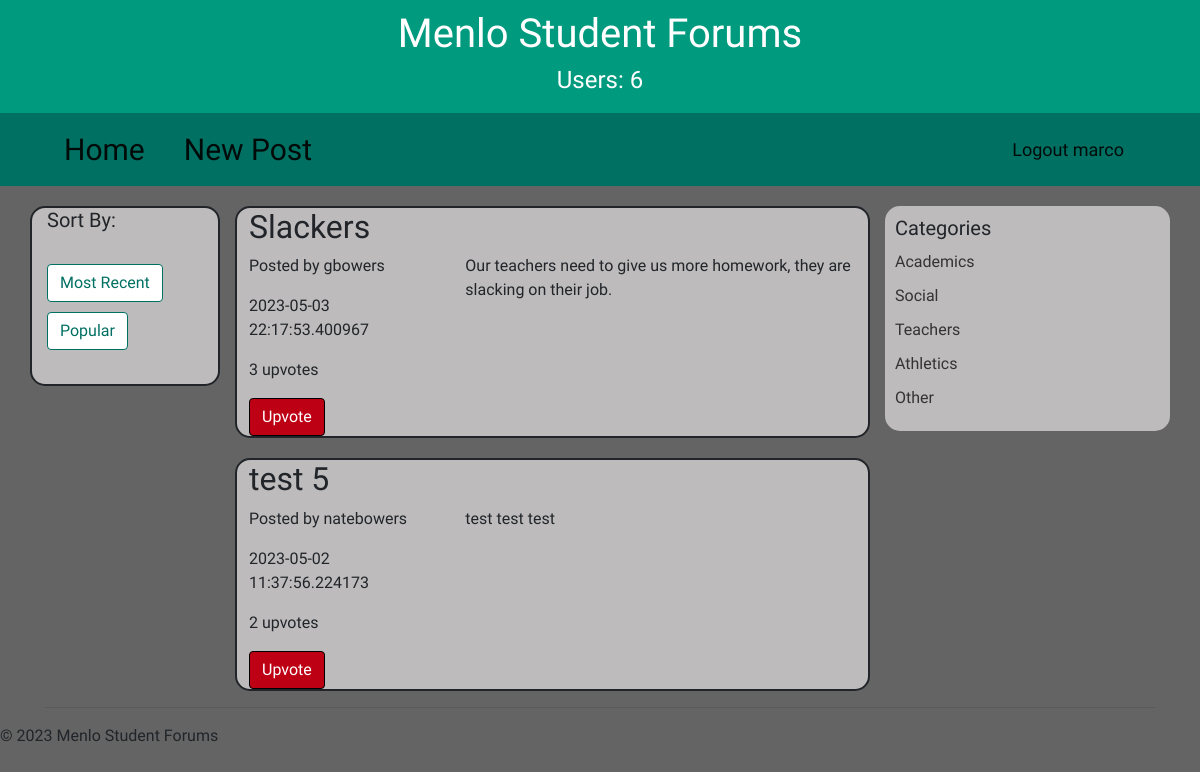
Screenshot of /home/academics (signed in) with the database file from the repository.
### models.py (models this page shows, shortened)
class User(Base):
    __tablename__ = "users"
    username = Column("username", TEXT, primary_key=True)
    password = Column("password", TEXT, nullable=False)
    upvotes = relationship("Upvote", back_populates="user")

class Post(Base):
    __tablename__ = "posts"
    title = Column("title", TEXT, nullable=False)
    topic = Column("topic", TEXT, nullable=False)
    content = Column("content", TEXT, nullable=False)
    user_id = Column("user_id", TEXT, nullable=False)
    id = Column("id", INTEGER, primary_key=True, autoincrement=True)
    time = Column("time", TEXT, nullable=False)
    upvotes = relationship("Upvote", back_populates="post")
    upvoters = relationship("User", secondary="upvotes", primaryjoin="Post.id == Upvote.post_id", secondaryjoin="User.username == Upvote.upvoter_username", backref="upvoted_posts")

### app.py (the view)
@app.route('/home/academics')
def academics():
    posts = db_session.query(Post).where(Post.topic =='academics').order_by(Post.time.desc()).all()
    count_users=db_session.query(User).count()
    logged_in_user=db_session.query(User).where(User.username == session["username"]).first()
    return render_template("home.html", count_users=count_users, posts=posts, u=logged_in_user)

### templates/home.html (shortened to what this page needs)
{% set active_page = "home" %}
{% extends "base.html" %}
{% block content %}
<nav class="navbar navbar-expand-lg navbar-light">
    <div class="container">
      <a class="navbar-brand homenavbar nav-left-buttons" href="/home">Home</a>
      <a class="navbar-brand nav-left-buttons mr-auto" href="/newpost">New Post</a>
      <div class=" justify-content-end">
        <ul class="navbar-nav">
          <li class="nav-item ml-auto">
            <a class="navbar-brand" href="/logout">Logout {{u.username}}</a>
          </li>
        </ul>
      </div>
    </div>
  </nav>
<div class="container">
    <div class="row">
        <div class="col-md-2 sortby">
            <h4>Sort By:</h4>
            <br>
            <a class="btn btn-default" href="/home/recent">Most Recent</a>
            <br>
            <a class="btn btn-default" href="/home/popular">Popular</a>
        </div>
        <div class="col-md-7">
            {% for post in posts %}
                <div class="post" id="post{{post.id}}">
                    <h2 class="post-title">{{ post.title }}</h2>
                    <div class="row">
                        <div class="col-md-4">
                            <p class="post-info">Posted by {{ post.user_id }}</p>
                            <p>{{ post.time }}</p>
                            <p class="post-stats">{{ post.upvotes|length }} upvotes</p>
                            {%if u in post.upvoters%}
                                <button type="submit" class="btn btn-primary disabled-submit-button">Upvote</button>
                            {%else%}
                                <form method="POST" action="/upvote">
                                    <input type="hidden" value="{{ post.id }}" name="post-id">
                                    <button type="submit" class="btn btn-primary upvote-btn">Upvote</button>
                                </form>
                            {%endif%}
                        </div>
                        <div class="col-md-8">
                            <div class="post-content">
                                <p>{{ post.content }}</p>
                            </div>
                        </div>
                    </div>
                </div>
            {% endfor %}
        </div>
        <div class="col-md-3 categories">
            <h3>Categories</h3>
            <ul>
                <li><a href="/home/academics">Academics</a></li>
                <li><a href="/home/social">Social</a></li>
                <li><a href="/home/teachers">Teachers</a></li>
                <li><a href="/home/athletics">Athletics</a></li>
                <li><a href="/home/other">Other</a></li>
            </ul>
        </div>
    </div>
    <hr>
</div>
{%endblock%}

### static/styles/style.css (style rules this page uses)
body { background-color: #646464; font-family: 'Jura', sans-serif; }
.btn-primary { background-color: #009B7F; border-color: #009B7F; }
.navbar { background-color: #007062; color: #FFFFFF; }
.navbar a { color: #FFFFFF; display: inline-block; padding: 2px 4px; border-radius: 5px; }
.nav-left-buttons { align-self: left; }
.homenavbar { padding-right: 3vw; }
.navbar-brand { font-family: 'Jura', sans-serif; font-size: 30px; color: #FFF; margin-left: 15px; }
.navbar-nav li a { font-size: 18px; color: #FFF; padding: 15px; }
.sortby h4 { font-family: 'Jura', sans-serif; font-size: 20px; }
.sortby a { margin-right: 10px; margin-bottom: 10px; background-color: #FFF; color: #007062; border-color: #007062; }
.sortby { border:#212529 2px solid; background-color: #bdbbbb; max-height: 180px; margin-top:20px; border-radius:15px; }
.post { border:#212529 2px solid; margin-top:20px; padding-left:1vw; border-radius: 15px; background-color: #bdbbbb; }
.post-content p { margin-bottom: 0; }
.disabled-submit-button { background-color: #bd0013; border-color: black; }
.categories { background-color: #bdbbbb; padding: 10px; margin-top: 20px; border-radius: 15px; max-height: 225px; }
.categories h3 { font-size: 20px; margin-top: 0; margin-bottom: 10px; }
.categories ul { list-style: none; padding: 0; margin: 0; }
.categories li { margin-bottom: 10px; }
.categories a { color: #333333; text-decoration: none; }

### rows the page displays
User: username "marco"
Post: title "Slackers", user_id "gbowers", time "2023-05-03 22:17:53.400967", upvotes|length "3", content "Our teachers need to give us more homework, they are slacking on their job."
Post: title "test 5", user_id "natebowers", time "2023-05-02 11:37:56.224173", upvotes|length "2", content "test test test"

### other values shown
{{ count_users }} "6"
